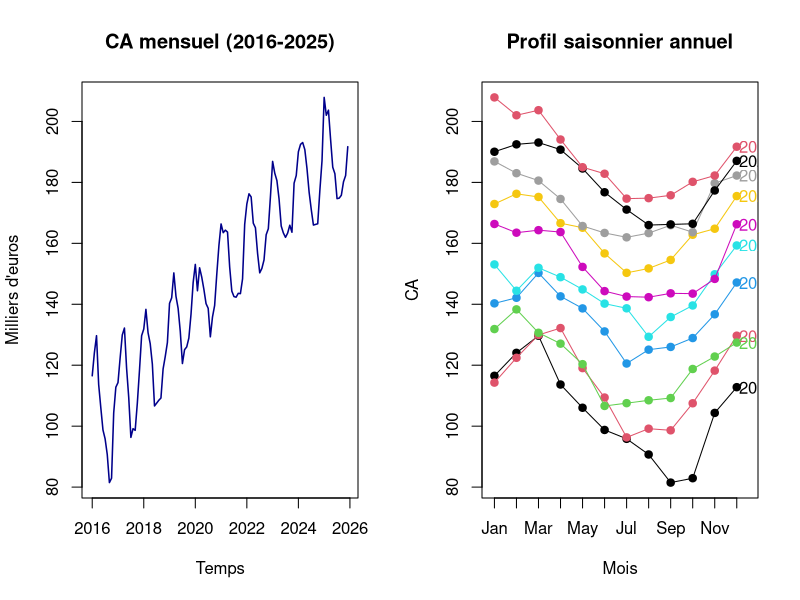
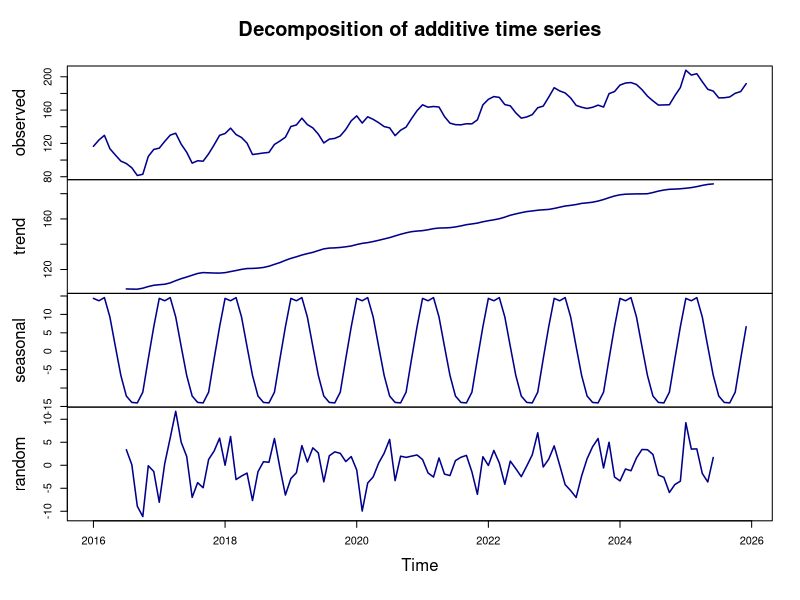
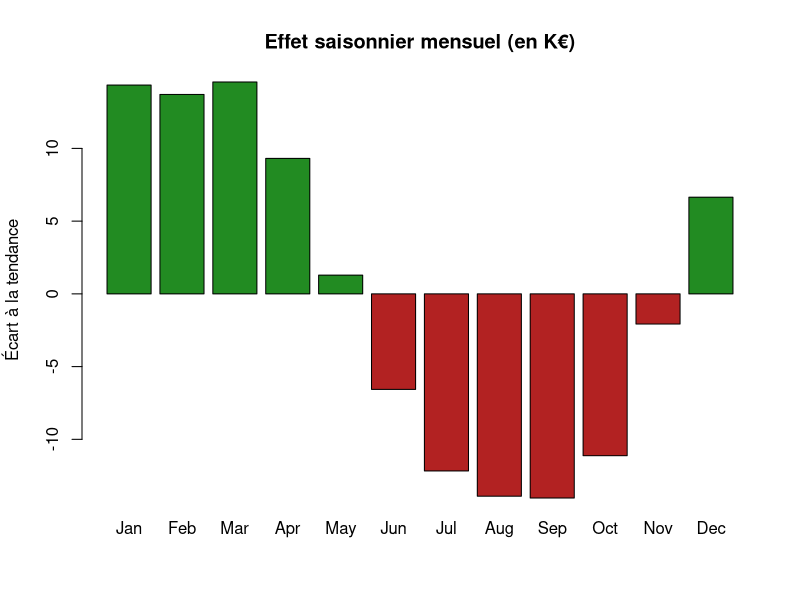
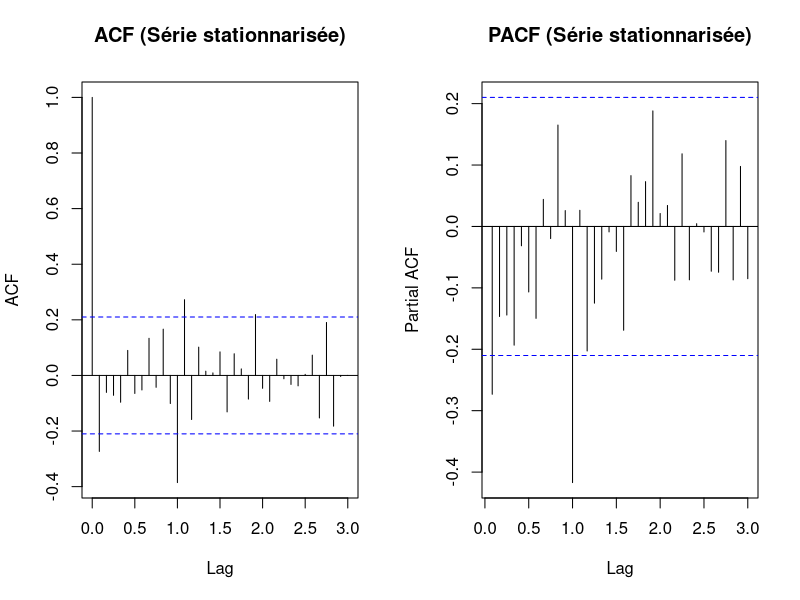
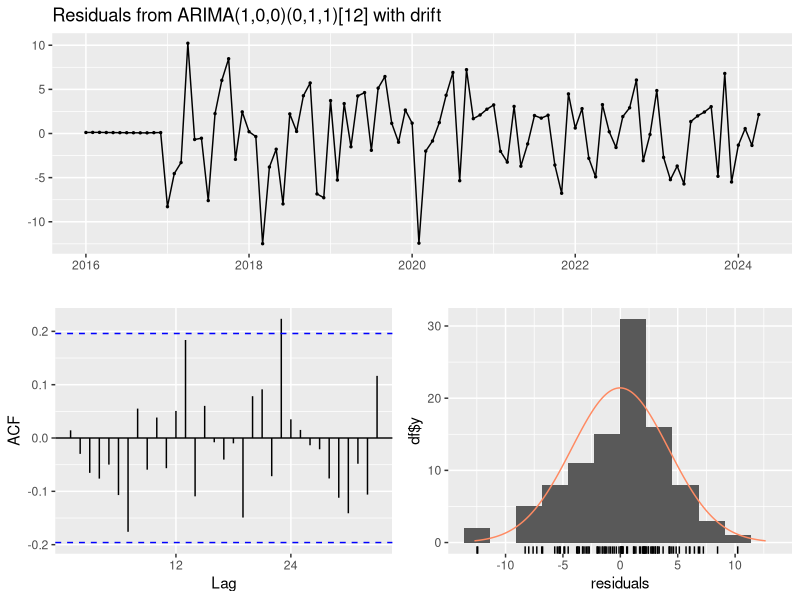
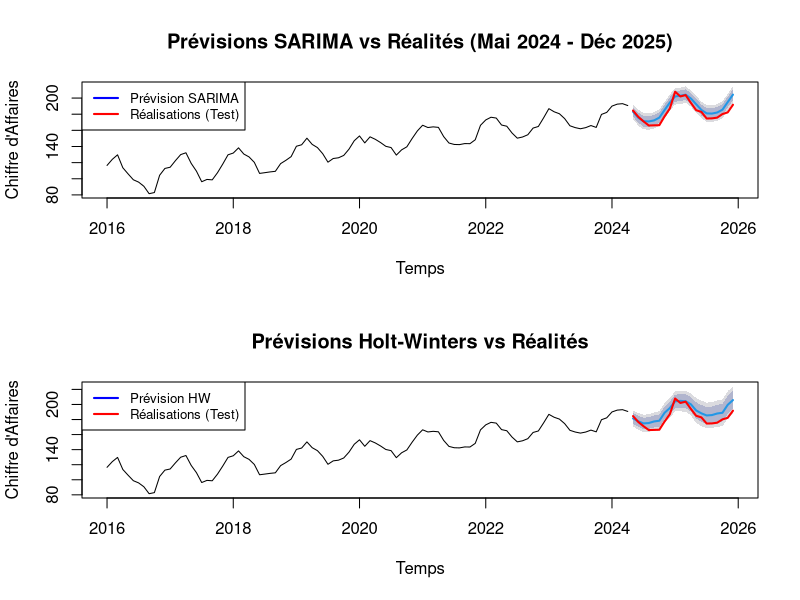

The R source for these figures, in order:
#Étape 1 – Compréhension et analyse descriptive

# 1. Préparation de l'environnement et génération des données

library(forecast) # Indispensable pour les graphiques et outils de séries temporelles

# Fixation de la graine pour garantir la reproductibilité absolue des résultats
set.seed(42) 

# Paramètres de base de la série
n <- 120 # 10 ans de données mensuelles (12 * 10)
t <- 1:n # Index temporel

# Construction des composantes (Spécifications du Projet A)
tendance <- 100 + 0.8 * t # Tendance linéaire haussière déterministe
saison <- 15 * sin(2 * pi * t / 12) + 5 * cos(2 * pi * t / 12) # Cycle annuel périodique (12 mois)
erreur <- arima.sim(model = list(ar = 0.45), n = n, sd = 4) # Bruit autocorrélé (Processus AR(1))

# Création de l'objet ts (Time Series) 
# Démarre en janvier 2016 avec une fréquence mensuelle 
CA <- ts(tendance + saison + erreur, start = c(2016, 1), frequency = 12) 

# 2. Statistiques descriptives de base

cat("Résumé statistique du Chiffre d'Affaires\n")
print(summary(CA)) # Visualisation du minimum, moyenne, maximum, et quartiles
sd_CA <- sd(CA) # Mesure de la dispersion globale
cat(sprintf("Écart-type de la série : %.2f\n", sd_CA))

# 3. Diagnostics visuels (Tracés)

# Division de la fenêtre graphique en deux panneaux (1 ligne, 2 colonnes)
par(mfrow = c(1, 2)) 

# Graphique 1 : Tracé chronologique global
plot(CA, 
     main = "CA mensuel (2016-2025)", 
     ylab = "Milliers d'euros", 
     xlab = "Temps", 
     col = "darkblue", 
     lwd = 1.5)

# Graphique 2 : Tracé saisonnier pour analyser le cycle
# Permet de superposer les années pour repérer les mois forts et faibles
seasonplot(CA, 
           year.labels = TRUE, 
           col = 1:10, 
           pch = 19,
           main = "Profil saisonnier annuel", 
           ylab = "CA", 
           xlab = "Mois")

# Réinitialisation de la fenêtre graphique
par(mfrow = c(1, 1))





# Étape 2 – Décomposition et transformations

# 1. Choix du schéma de décomposition
# Graphiquement à l'Étape 1, l'amplitude des variations saisonnières reste constante 
# au fil des 10 années, indépendamment de la croissance de la tendance. 
# Le modèle approprié est donc additif.

# 2. Décomposition classique par moyennes mobiles
# La fonction decompose() isole la tendance (par moyenne mobile), 
# le cycle saisonnier, et le résidu (bruit).
dec_CA <- decompose(CA, type = "additive")

# 3. Visualisation graphique de la décomposition
# Affiche 4 panneaux : Série observée, Tendance, Saisonnalité, Bruit
plot(dec_CA, col = "darkblue", lwd = 1.5)

# 4. Extraction et analyse préliminaire des composantes
tendance_estimee <- dec_CA$trend
saisonnalite_estimee <- dec_CA$seasonal
bruit_estime <- dec_CA$random

# Visualisation ciblée de la composante saisonnière sur une seule année (12 mois)
# Permet de quantifier l'impact exact de chaque mois sur le CA global
mois <- 1:12
impact_saisonnier <- saisonnalite_estimee[1:12]
barplot(impact_saisonnier, 
        names.arg = month.abb, 
        col = ifelse(impact_saisonnier > 0, "forestgreen", "firebrick"),
        main = "Effet saisonnier mensuel (en K€)",
        ylab = "Écart à la tendance")

# 5. Statistiques du résidu (bruit)
# On retire les valeurs NA générées par la moyenne mobile aux extrémités
bruit_propre <- na.omit(bruit_estime)
cat("Analyse préliminaire du Bruit\n")
cat(sprintf("Moyenne des résidus : %.2f\n", mean(bruit_propre)))
cat(sprintf("Écart-type des résidus : %.2f\n", sd(bruit_propre)))





# Étape 3 – Stationnarité et modélisation

library(tseries) # Requis pour le test ADF
library(forecast) # Requis pour auto.arima et HoltWinters

# 1. Séparation rigoureuse de l'échantillon (Apprentissage / Test)

# Les 100 premiers mois pour l'entraînement (Janvier 2016 à Avril 2024)
train_CA <- window(CA, end = c(2024, 4))

# Les 20 derniers mois pour l'évaluation (Mai 2024 à Décembre 2025)
test_CA <- window(CA, start = c(2024, 5))

# 2. Étude de la stationnarité sur le jeu d'apprentissage

cat("Test ADF sur la série brute (Apprentissage)\n")

# p-valeur attendue >= 0.05, confirmant la non-stationnarité
print(adf.test(train_CA, alternative = "stationary")) 

# 3. Stationnarisation par différenciations successives

# Application de la différence première (lag=1) pour éliminer la tendance linéaire
train_diff1 <- diff(train_CA, lag = 1)

# Application de la différence saisonnière (lag=12) pour éliminer le cycle annuel
train_diff_final <- diff(train_diff1, lag = 12)

cat("Test ADF sur la série différenciée\n")

# p-valeur attendue < 0.05, confirmant l'obtention d'une série stationnaire
print(adf.test(train_diff_final, alternative = "stationary"))

# 4. Identification visuelle théorique (Outils de Box-Jenkins)

par(mfrow = c(1, 2))

# L'ACF et la PACF de la série stationnarisée permettent d'identifier p, q, P, Q

acf(train_diff_final, main = "ACF (Série stationnarisée)", lag.max = 36)
pacf(train_diff_final, main = "PACF (Série stationnarisée)", lag.max = 36)
par(mfrow = c(1, 1))

# 5. Modélisation - Approche 1 : Lissage Exponentiel (Holt-Winters)

# Modèle avec tendance et saisonnalité additives justifié à l'Étape 2
modele_hw <- HoltWinters(train_CA, seasonal = "additive")

# 6. Modélisation - Approche 2 : SARIMA

# L'algorithme cherche la meilleure combinaison (p,d,q)(P,D,Q) minimisant l'AIC/BIC

# On désactive les approximations pour forcer une exploration exhaustive de l'espace des modèles
modele_sarima <- auto.arima(train_CA, 
                            seasonal = TRUE, 
                            stepwise = FALSE, 
                            approximation = FALSE)

cat("Résumé du modèle SARIMA optimisé\n")
print(summary(modele_sarima))





# Étape 4 – Validation et prévision

# 1. Analyse diagnostique des résidus

cat("Test de Ljung-Box : Résidus SARIMA\n")

# Vérification globale de l'absence d'autocorrélation (Bruit Blanc)
# Le test de Ljung-Box teste si les résidus sont un bruit blanc.
# On attend une p-valeur > 0.05 pour ne pas rejeter H0.
print(Box.test(residuals(modele_sarima), lag = 24, type = "Ljung-Box"))

cat("Test de Ljung-Box : Résidus Holt-Winters\n")
print(Box.test(residuals(modele_hw), lag = 24, type = "Ljung-Box"))

# Affichage graphique complet pour les résidus du SARIMA
checkresiduals(modele_sarima)

# 2. Prévision à horizon h = 20 (sur la période de l'échantillon Test)
# forecast génère la prévision point par point ainsi que 
# les intervalles de confiance (généralement 80% et 95%)
prev_sarima <- forecast(modele_sarima, h = 20)
prev_hw <- forecast(modele_hw, h = 20)

# 3. Évaluation et comparaison des performances (Métriques d'erreur)
# La fonction accuracy() calcule le RMSE, MAE, et MAPE
cat("Performances hors-échantillon (Test) : SARIMA\n")
print(accuracy(prev_sarima, test_CA))

cat("Performances hors-échantillon (Test) : Holt-Winters\n")
print(accuracy(prev_hw, test_CA))

# 4. Tracé graphique des prévisions vs Réalité
par(mfrow = c(2, 1))

# Graphique SARIMA
plot(prev_sarima, 
     main = "Prévisions SARIMA vs Réalités (Mai 2024 - Déc 2025)", 
     ylab = "Chiffre d'Affaires", 
     xlab = "Temps")

# Superposition des vraies données de test en rouge
lines(test_CA, col = "red", lwd = 2) 
legend("topleft", legend = c("Prévision SARIMA", "Réalisations (Test)"), 
       col = c("blue", "red"), lty = 1, lwd = 2, cex = 0.8)

# Graphique Holt-Winters
plot(prev_hw, 
     main = "Prévisions Holt-Winters vs Réalités", 
     ylab = "Chiffre d'Affaires", 
     xlab = "Temps")
lines(test_CA, col = "red", lwd = 2)
legend("topleft", legend = c("Prévision HW", "Réalisations (Test)"), 
       col = c("blue", "red"), lty = 1, lwd = 2, cex = 0.8)

par(mfrow = c(1, 1))





# Étape 5 – Discussion critique et conclusion

# Création d'un data.frame récapitulant les métriques clés de l'Étape 4
# Idéal pour l'exportation vers LaTeX
comparatif_modeles <- data.frame(
  Modele = c("Holt-Winters Additif", "SARIMA(1,0,0)(0,1,1)[12] avec dérive"),
  RMSE_Test = c(9.17, 6.55), # Erreur quadratique pénalisant les grands écarts
  MAPE_Test_pct = c(4.46, 3.05), # Erreur moyenne en pourcentage (métrique métier)
  Ljung_Box_pval = c(0.046, 0.364), # Test de blancheur des résidus
  Validation_Residus = c("Échec (Autocorrélation)", "Succès (Bruit Blanc)")
)

cat("Tableau de Décision Final\n")
print(comparatif_modeles)
